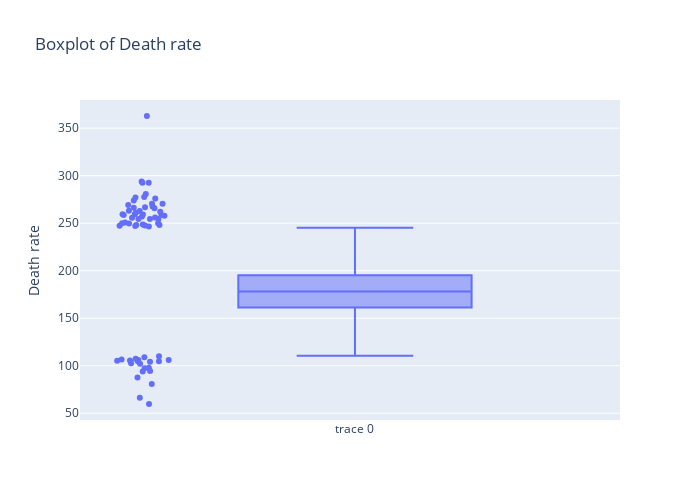

Here is the notebook cell this chart was saved with:
### Markdown cell above
Observation
- Slightly Positively skweed data
- There are outliers aswell
- Normal distributed data
- Mean is greater than median (slightly positively skewed)
- There are 3 peaks in the data (bimodal data)

### Code cell
import plotly.graph_objects as go

fig = go.Figure(data=[go.Box(y=data["target_deathrate"], boxpoints="outliers", jitter=0.3, pointpos=-1.8)])
fig.update_layout(
    title='Boxplot of Death rate',
    yaxis_title="Death rate",
    width=700,
    height=500)
fig.show()

### Figure 1 — Plotly figure (JSON) as saved in the notebook; plotly's stock layout.template omitted (floating-point values rounded to 4 significant figures; data arrays with more than 128 entries replaced by an {"elided": "..."} marker saying what was removed)
{"data": [{"boxpoints": "outliers", "jitter": 0.3, "pointpos": -1.8, "type": "box", "y": {"elided": "3047 float values"}}], "layout": {"height": 500, "title": {"text": "Boxplot of Death rate"}, "width": 700, "yaxis": {"title": {"text": "Death rate"}}}}
